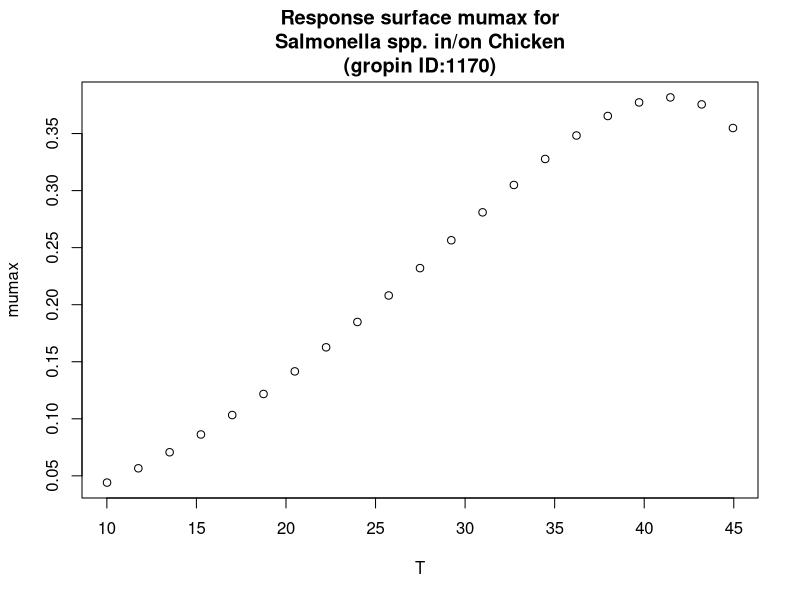

Generate this figure with R:
#############################
# start of Parameter script
#############################
T <- seq(10.01,44.955044955045,length.out=21)
#############################
# end of Parameter script
#############################
############################# 
# start of Model script Gropin ID 1170 
#############################
 
# constant coefficients for this model
 
variables <- data.frame(T)
argumentsPar <- expand.grid(variables)
 
# heart of the model
response_surface <- function(T) {
   mumax <-0.00026*((T+3.04)^2)*(1-exp(0.13*(T-51.86)))

return(mumax=mumax)
} 

# output parameters
responseSurface <- cbind(argumentsPar,response_surface(argumentsPar['T']))
colnames(responseSurface) <- c(colnames(argumentsPar),'mumax')
#############################
# End of Model script
#############################
############################# 
# start of Visualisation script Gropin ID 1170 
#############################
plot(T,responseSurface$'mumax',xlab='T',
                          ylab='mumax',main='Response surface mumax for
Salmonella spp. in/on Chicken
(gropin ID:1170)')
#############################
# End of Visualisation script
#############################
